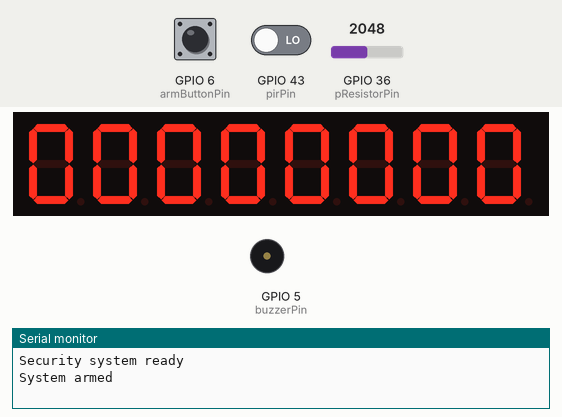
The sketch below on a simulated ESP32. Parts: 8-digit seven-segment display, buzzer (waves = sounding, pin HIGH), the last lines printed to the serial monitor. The test bench sets the inputs (shaded band); at power-on: GPIO 43 (pirPin) LOW, GPIO 6 (armButtonPin) HIGH, GPIO 36 (pResistorPin) = 2048. WiFi joins after 1.5 s; servers stay silent unless stated; uploads are accepted with an empty reply; web services answer with replies made up by the test bench.

Above: at 7.1 s.
7.2 s: GPIO 43 (pirPin) driven HIGH
At 11.4 s:
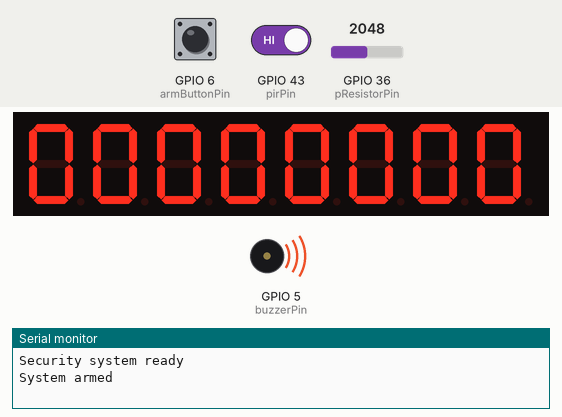
At 14.1 s:
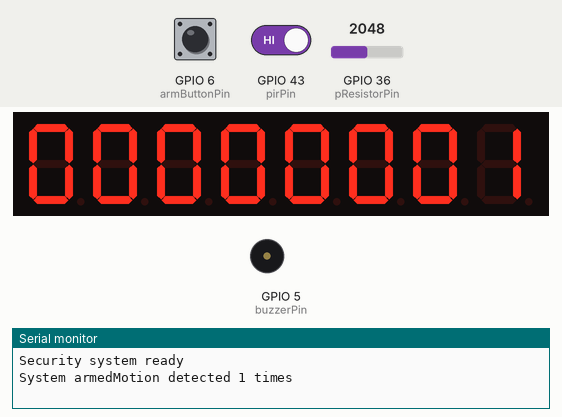
Timing chart, 0 to 15.6 s (numbered marks = the images above; inputs shaded):
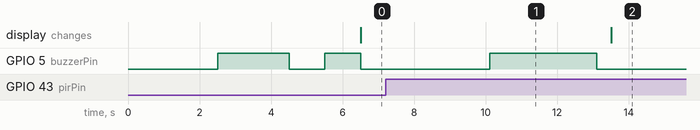

Measured:
- after the input at 7.2 s, GPIO 5 (buzzerPin): LOW → HIGH after 2.9 s, → LOW 3.0 s later

The sketch:

SecuritySystem.ino
```cpp
#include <LedControl.h>
#include <HTTPClient.h>
#include <WiFi.h>
#include <ArduinoJson.h>

const int pirPin = D6;
const int armButtonPin = D5;
const int buzzerPin = D4;
const int counterCLKPin = D8;
const int counterLOADPin = D9;
const int counterDINPin = D10;
const int pResistorPin = A0;

int motionCount = 0;
int lastUpdateId = 0;
unsigned long lastEventTime = 0;
unsigned long timeout = 10000;
bool motionDetected = false;
unsigned long eventStartTime = 0;
unsigned long windowStartTime = 0;
LedControl lc = LedControl(counterDINPin, counterCLKPin, counterLOADPin, 1);

int recentMotionCount = 0;

bool armed = true;
bool nightMode = false;
bool forceDisarmed = false;
bool lastButtonState = LOW;
bool bright = false;
bool lastArmedState = false;

const char* ssid = "WIFI_SSID";
const char* password = "WIFI_PASSWORD";
const char* botToken = "BOT_TOKEN";
const char* chatID = "CHAT_ID";
const char* sheetURL = "WEB_APP_URL";

void sendTelegram(String message) {
  if (WiFi.status() == WL_CONNECTED) {
    HTTPClient http;
    String url = "https://api.telegram.org/bot" + String(botToken) + "/sendMessage?chat_id=" + String(chatID) + "&text=" + message;
    http.begin(url);
    http.GET();
    http.end();
  }
}

void logSheet(String message) {
  if (WiFi.status() == WL_CONNECTED) {
    HTTPClient http;
    String url = String(sheetURL) + "?event=" + message;
    http.begin(url);
    http.GET();
    http.end();
  }
}

void checkTelegram() {
  if (WiFi.status() == WL_CONNECTED) {
    HTTPClient http;
    String url = "https://api.telegram.org/bot" + String(botToken) + "/getUpdates?offset=" + String(lastUpdateId);
    http.begin(url);
    http.GET();
    String response = http.getString();
    DynamicJsonDocument doc(1024);
    deserializeJson(doc, response);

    if (doc["result"].size() > 0) {
      int updateId = doc["result"][0]["update_id"];
      String text = doc["result"][0]["message"]["text"];
      lastUpdateId = updateId + 1;

      if (text == "/arm") {
        nightMode = false;
        forceDisarmed = false;
        sendTelegram("Security System Armed");
        logSheet("Armed via Telegram");
      }
      if (text == "/disarm") {
        nightMode = false;
        forceDisarmed = true;
        sendTelegram("Security System Disarmed");
        logSheet("Disarmed via Telegram");
      }
      if (text == "/nightmode on") {
        nightMode = true;
        forceDisarmed = false;
        sendTelegram("Night Mode Enabled");
        logSheet("Night Mode Enabled via Telegram");
      }
      if (text == "/nightmode off") {
        nightMode = false;
        forceDisarmed = false;
        sendTelegram("Night Mode Disabled");
        logSheet("Night Mode Disabled via Telegram");
      }
      if (text == "/status") {
        String status = "Armed: " + String(armed ? "Yes" : "No") + "\nNight Mode: " + String(nightMode ? "On" : "Off") + "\nMotion Count: " + String(motionCount);
        sendTelegram(status);
      }
      if (text == "/motioncount") {
        String status = "Motion has been detected " + String(motionCount) + String(motionCount == 1 ? " time" : " times");
        sendTelegram(status);
      }
      if (text == "/reset") {
        motionCount = 0;
        String status = "Motion count has been reset";
        sendTelegram(status);
        logSheet("Motion Count Reset via Telegram");
      }
    }

    http.end();
  }
}

void buzzArmed() {
  digitalWrite(buzzerPin, HIGH);
  delay(2000);
  digitalWrite(buzzerPin, LOW);
  delay(1000);
  digitalWrite(buzzerPin, HIGH);
  delay(1000);
  digitalWrite(buzzerPin, LOW);
}

void buzzDisarmed() {
  digitalWrite(buzzerPin, HIGH);
  delay(1000);
  digitalWrite(buzzerPin, LOW);
  delay(1000);
  digitalWrite(buzzerPin, HIGH);
  delay(2000);
  digitalWrite(buzzerPin, LOW);
}

void buzzMotion() {
  digitalWrite(buzzerPin, HIGH);
  delay(3000);
  digitalWrite(buzzerPin, LOW);
}

void updateDisplay() {
  int remaining = motionCount;
  for (int i = 0; i < 8; i++) {
    lc.setDigit(0, i, remaining % 10, false);
    remaining /= 10;
  }
}

void setup() {
  pinMode(pirPin, INPUT);
  pinMode(armButtonPin, INPUT_PULLUP);
  pinMode(buzzerPin, OUTPUT);

  Serial.begin(9600);

  lc.shutdown(0, false);
  lc.setIntensity(0, 8);
  lc.clearDisplay(0);

  WiFi.begin(ssid, password);
  while (WiFi.status() != WL_CONNECTED) {
    delay(500);
  }
  sendTelegram("Security system online");
  logSheet("System Online");

  Serial.println("Security system ready");
}

void loop() {

  if (WiFi.status() == WL_DISCONNECTED) {
    WiFi.begin(ssid, password);
    while (WiFi.status() != WL_CONNECTED) {
      delay(500);
    }
    sendTelegram("Security system online");
    logSheet("WiFi Reconnected");
    Serial.println("Security system ready");
  }

  int motionState = digitalRead(pirPin);
  bool currentButtonState = digitalRead(armButtonPin);

  if (analogRead(pResistorPin) < 1250) {
    bright = true;
  } else {
    bright = false;
  }

  if (currentButtonState == LOW && lastButtonState == HIGH) {
    nightMode = !nightMode;
    forceDisarmed = false;
  }
  lastButtonState = currentButtonState;

  if (forceDisarmed == true) {
    armed = false;
  } else if (nightMode == false) {
    armed = true;
  } else {
    if (bright == true) {
      armed = false;
    } else {
      armed = true;
    }
  }

  if (armed != lastArmedState) {
    delay(200);
    if (armed == true) {
      Serial.print("System armed");
      sendTelegram("System armed");
      logSheet("System Armed");
      buzzArmed();
    } else {
      Serial.print("System disarmed");
      sendTelegram("System disarmed");
      logSheet("System Disarmed");
      buzzDisarmed();
    }
    lastArmedState = armed;
  }

  unsigned long currentTime = millis();

  if (recentMotionCount >= 3) {
    unsigned long elapsed = (currentTime - windowStartTime) / 1000;
    int minutes = elapsed / 60;
    int seconds = elapsed % 60;
    sendTelegram("Motion Detected " + String(recentMotionCount) + " times in the last " + String(minutes) + " minutes and " + String(seconds) + " seconds");
    logSheet("High Motion Alert: " + String(recentMotionCount) + " times in " + String(minutes) + "m " + String(seconds) + "s");
    recentMotionCount = 0;
    windowStartTime = currentTime;
  }

  if (armed == true && motionState == HIGH) {
    if (currentTime - lastEventTime > timeout) {
      if (motionCount < 99999999) {
        motionCount++;
        recentMotionCount++;
      }
      lastEventTime = currentTime;
      eventStartTime = currentTime;
      buzzMotion();
      Serial.print("Motion detected ");
      Serial.print(motionCount);
      Serial.println(" times");
      sendTelegram("Motion detected " + String(motionCount) + " times");
      logSheet("Motion Detected");
    }
  }

  updateDisplay();

  checkTelegram();
  delay(1000);
}
```
